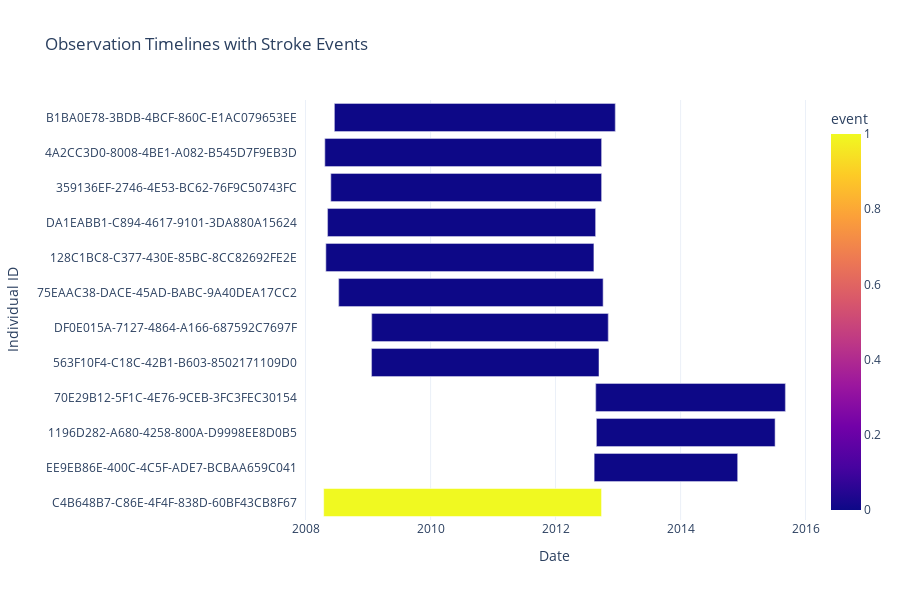

Notebook source saved alongside this figure:
### Markdown cell above
#### Visualization of time at risk

### Code cell
# Get unique IDs
unique_ids = df['individual_id'].drop_duplicates()

# Adjust sample size to the number of available individuals
sample_size = min(12, len(unique_ids))

# Take sample safely
sample_ids = unique_ids.sample(sample_size, random_state=42)

# Filter dataset for those individuals
df_sample = df[df['individual_id'].isin(sample_ids)]

# ---------------------------------------------------------------------------
# Create timeline visualization
fig = px.timeline(
    df_sample,
    x_start="start_date",
    x_end="end_date",
    y="individual_id",
    color="event",
    color_discrete_map={0: "skyblue", 1: "red"},
    title="Observation Timelines with Stroke Events",
)

# Update layout
fig.update_yaxes(title="Individual ID", categoryorder="total ascending")
fig.update_xaxes(title="Date")
fig.update_layout(
    legend_title_text="Stroke Event (1=Yes, 0=No)",
    template="plotly_white",
    height=600,
)

# Show interactive figure
# fig.show()

### Figure 1 — Plotly figure (JSON) as saved in the notebook; plotly's stock layout.template omitted (floating-point values rounded to 4 significant figures)
{"data": [{"base": ["2012-08-27T00:00:00.000000000", "2012-08-27T00:00:00.000000000", "2008-04-29T00:00:00.000000000", "2008-04-29T00:00:00.000000000", "2008-05-28T00:00:00.000000000", "2008-05-28T00:00:00.000000000", "2008-04-23T00:00:00.000000000", "2008-04-23T00:00:00.000000000", "2009-01-21T00:00:00.000000000", "2009-01-21T00:00:00.000000000", "2012-08-23T00:00:00.000000000", "2012-08-23T00:00:00.000000000", "2008-07-13T00:00:00.000000000", "2008-07-13T00:00:00.000000000", "2008-06-18T00:00:00.000000000", "2008-06-18T00:00:00.000000000", "2008-04-16T00:00:00.000000000", "2008-05-09T00:00:00.000000000", "2008-05-09T00:00:00.000000000", "2009-01-22T00:00:00.000000000", "2009-01-22T00:00:00.000000000", "2012-08-14T00:00:00.000000000", "2012-08-14T00:00:00.000000000"], "hovertemplate": "start_date=%{base}<br>end_date=%{x}<br>individual_id=%{y}<br>event=%{marker.color}<extra></extra>", "legendgroup": "", "marker": {"color": [0, 0, 0, 0, 0, 0, 0, 0, 0, 0, 0, 0, 0, 0, 0, 0, 1, 0, 0, 0, 0, 0, 0], "coloraxis": "coloraxis", "pattern": {"shape": ""}}, "name": "", "orientation": "h", "showlegend": false, "textposition": "auto", "type": "bar", "x": [90201600000, 90201600000, 135302400000, 135302400000, 136684800000, 136684800000, 139708800000, 139708800000, 114825600000, 114825600000, 95731200000, 95731200000, 133488000000, 133488000000, 141782400000, 141782400000, 140313600000, 135302400000, 135302400000, 119404800000, 119404800000, 72403200000, 72403200000], "xaxis": "x", "y": ["1196D282-A680-4258-800A-D9998EE8D0B5", "1196D282-A680-4258-800A-D9998EE8D0B5", "128C1BC8-C377-430E-85BC-8CC82692FE2E", "128C1BC8-C377-430E-85BC-8CC82692FE2E", "359136EF-2746-4E53-BC62-76F9C50743FC", "359136EF-2746-4E53-BC62-76F9C50743FC", "4A2CC3D0-8008-4BE1-A082-B545D7F9EB3D", "4A2CC3D0-8008-4BE1-A082-B545D7F9EB3D", "563F10F4-C18C-42B1-B603-8502171109D0", "563F10F4-C18C-42B1-B603-8502171109D0", "70E29B12-5F1C-4E76-9CEB-3FC3FEC30154", "70E29B12-5F1C-4E76-9CEB-3FC3FEC30154", "75EAAC38-DACE-45AD-BABC-9A40DEA17CC2", "75EAAC38-DACE-45AD-BABC-9A40DEA17CC2", "B1BA0E78-3BDB-4BCF-860C-E1AC079653EE", "B1BA0E78-3BDB-4BCF-860C-E1AC079653EE", "C4B648B7-C86E-4F4F-838D-60BF43CB8F67", "DA1EABB1-C894-4617-9101-3DA880A15624", "DA1EABB1-C894-4617-9101-3DA880A15624", "DF0E015A-7127-4864-A166-687592C7697F", "DF0E015A-7127-4864-A166-687592C7697F", "EE9EB86E-400C-4C5F-ADE7-BCBAA659C041", "EE9EB86E-400C-4C5F-ADE7-BCBAA659C041"], "yaxis": "y"}], "layout": {"barmode": "overlay", "coloraxis": {"colorbar": {"title": {"text": "event"}}, "colorscale": [[0, "#0d0887"], [0.1111, "#46039f"], [0.2222, "#7201a8"], [0.3333, "#9c179e"], [0.4444, "#bd3786"], [0.5556, "#d8576b"], [0.6667, "#ed7953"], [0.7778, "#fb9f3a"], [0.8889, "#fdca26"], [1, "#f0f921"]]}, "height": 600, "legend": {"title": {"text": "Stroke Event (1=Yes, 0=No)"}, "tracegroupgap": 0}, "title": {"text": "Observation Timelines with Stroke Events"}, "xaxis": {"anchor": "y", "domain": [0, 1], "title": {"text": "Date"}, "type": "date"}, "yaxis": {"anchor": "x", "categoryorder": "total ascending", "domain": [0, 1], "title": {"text": "Individual ID"}}}}
